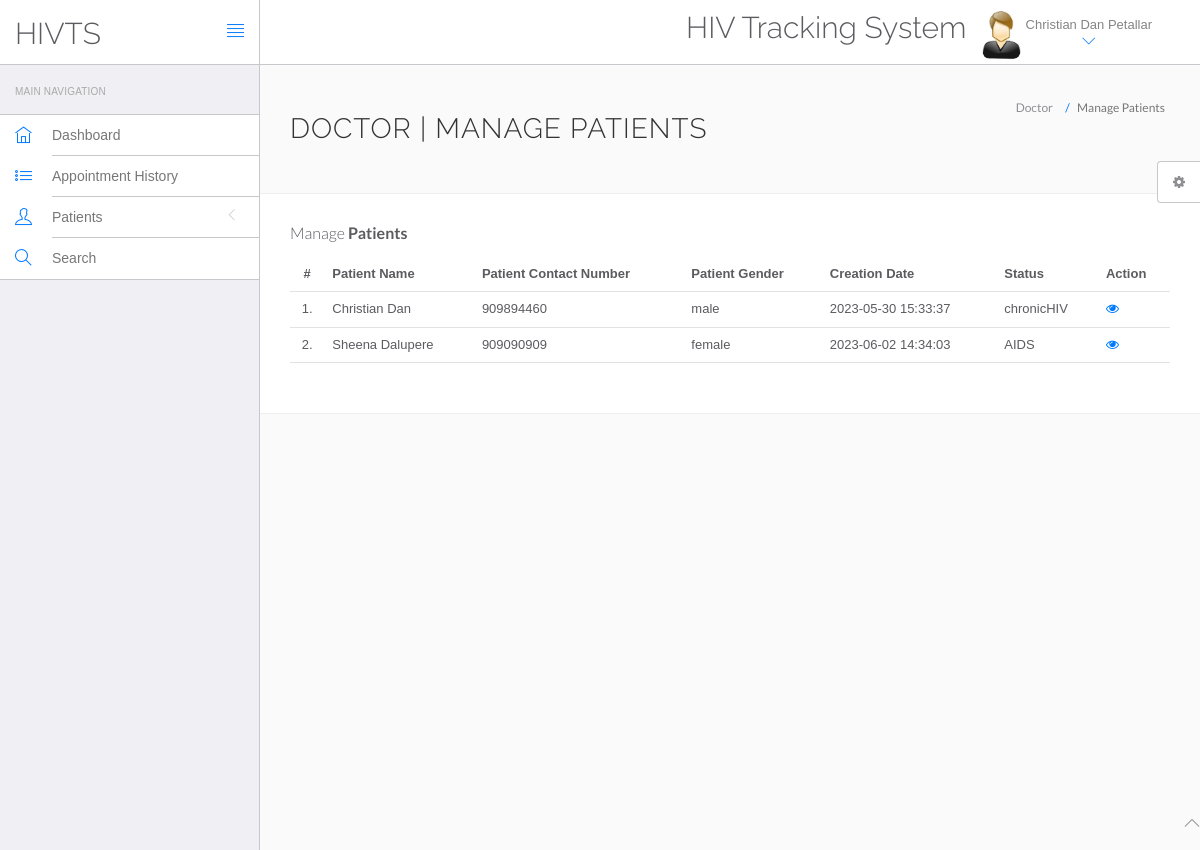
The page /hms/doctor/manage-patient.php (signed in) on the database its author committed.
### tables this page shows
CREATE TABLE `doctors` (
  `id` int(11) NOT NULL,
  `specilization` varchar(255) DEFAULT NULL,
  `doctorName` varchar(255) DEFAULT NULL,
  `address` longtext DEFAULT NULL,
  `contactno` bigint(11) DEFAULT NULL,
  `docEmail` varchar(255) DEFAULT NULL,
  `password` varchar(255) DEFAULT NULL,
  `creationDate` timestamp NULL DEFAULT current_timestamp(),
  `updationDate` timestamp NULL DEFAULT NULL ON UPDATE current_timestamp()
);

CREATE TABLE `tblpatient` (
  `ID` int(10) NOT NULL,
  `Docid` int(10) DEFAULT NULL,
  `PatientName` varchar(200) DEFAULT NULL,
  `PatientContno` bigint(10) DEFAULT NULL,
  `PatientEmail` varchar(200) DEFAULT NULL,
  `PatientGender` varchar(50) DEFAULT NULL,
  `PatientAdd` mediumtext DEFAULT NULL,
  `PatientAge` int(10) DEFAULT NULL,
  `PatientMedhis` mediumtext DEFAULT NULL,
  `CreationDate` timestamp NULL DEFAULT current_timestamp(),
  `UpdationDate` timestamp NULL DEFAULT NULL ON UPDATE current_timestamp(),
  `statusName` varchar(255) DEFAULT NULL
);

### hms/doctor/manage-patient.php (the view, shortened to what this page needs)
<?php
include('include/config.php');
if(strlen($_SESSION['id']==0)) {
 header('location:logout.php');
  } else{
?>
<!DOCTYPE html>
<html lang="en">
	<head>
		<link rel="stylesheet" href="vendor/bootstrap/css/bootstrap.min.css">
		<link rel="stylesheet" href="vendor/fontawesome/css/font-awesome.min.css">
		<link rel="stylesheet" href="vendor/themify-icons/themify-icons.min.css">
		<link href="vendor/animate.css/animate.min.css" rel="stylesheet" media="screen">
		<link href="vendor/perfect-scrollbar/perfect-scrollbar.min.css" rel="stylesheet" media="screen">
		<link href="vendor/switchery/switchery.min.css" rel="stylesheet" media="screen">
		<link href="vendor/bootstrap-touchspin/jquery.bootstrap-touchspin.min.css" rel="stylesheet" media="screen">
		<link href="vendor/select2/select2.min.css" rel="stylesheet" media="screen">
		<link href="vendor/bootstrap-datepicker/bootstrap-datepicker3.standalone.min.css" rel="stylesheet" media="screen">
		<link href="vendor/bootstrap-timepicker/bootstrap-timepicker.min.css" rel="stylesheet" media="screen">
		<link rel="stylesheet" href="assets/css/styles.css">
		<link rel="stylesheet" href="assets/css/plugins.css">
		<link rel="stylesheet" href="assets/css/themes/theme-1.css" id="skin_color" />
	</head>
	<body>
		<div id="app">
<?php include('include/sidebar.php');?>
<div class="app-content">
<?php include('include/header.php');?>
<div class="main-content" >
<div class="wrap-content container" id="container">
<section id="page-title">
<div class="row">
<div class="col-sm-8">
<h1 class="mainTitle">Doctor | Manage Patients</h1>
</div>
<ol class="breadcrumb">
<li>
<span>Doctor</span>
</li>
<li class="active">
<span>Manage Patients</span>
</li>
</ol>
</div>
</section>
<div class="container-fluid container-fullw bg-white">
<div class="row">
<div class="col-md-12">
<h5 class="over-title margin-bottom-15">Manage <span class="text-bold">Patients</span></h5>
<table class="table table-hover" id="sample-table-1">
<thead>
<tr>
<th class="center">#</th>
<th>Patient Name</th>
<th>Patient Contact Number</th>
<th>Patient Gender </th>
<th>Creation Date </th>
<th>Status </th>
<th>Action</th>
</tr>
</thead>
<tbody>
<?php
$sql=mysqli_query($con,"select PatientName,PatientContno,PatientGender,CreationDate,UpdationDate,statusName from tblpatient");
$cnt=1;
while($row=mysqli_fetch_array($sql))
{
?>
<tr>
<td class="center"><?php echo $cnt;?>.</td>
<td class="hidden-xs"><?php echo $row['PatientName'];?></td>
<td><?php echo $row['PatientContno'];?></td>
<td><?php echo $row['PatientGender'];?></td>
<td><?php echo $row['CreationDate'];?></td>
<td><?php echo $row['statusName'];?></td>
<td>
 <a href="view-patient.php?viewid=<?php echo $row['ID'];?>"><i class="fa fa-eye"></i></a>
</td>
</tr>
<?php
$cnt=$cnt+1;
 }?></tbody>
</table>
</div>
</div>
</div>
</div>
</div>
</div>
</div>
	<?php include('include/footer.php');?>
	<?php include('include/setting.php');?>
	</body>
</html>
<?php } ?>

### hms/doctor/include/header.php (shortened to what this page needs)
<header class="navbar navbar-default navbar-static-top">
					<div class="navbar-header">
						<a class="navbar-brand" href="#">
							<h2 style="padding-top:20% ">HIVTS</h2>
						</a>
						<a href="#" class="sidebar-toggler pull-right visible-md visible-lg" data-toggle-class="app-sidebar-closed" data-toggle-target="#app">
							<i class="ti-align-justify"></i>
						</a>
					</div>
					<div class="navbar-collapse collapse">
						<ul class="nav navbar-right">
								<li  style="padding-top:2% ">
								<h2>HIV Tracking System</h2>
							</li>
							<li class="dropdown current-user">
								<a href class="dropdown-toggle" data-toggle="dropdown">
									<img src="assets/images/images.jpg" > <span class="username">
									<?php $query=mysqli_query($con,"select doctorName from doctors where id='".$_SESSION['id']."'");
while($row=mysqli_fetch_array($query))
{
	echo $row['doctorName'];
}
									?> <i class="ti-angle-down"></i></i></span>
								</a>
							</li>
						</ul>
					</div>
				</header>

### hms/doctor/assets/css/themes/theme-1.css (style rules this page uses)
body { background: #FAFAFA; }
header .navbar-header { background: #ffffff !important; border-right-color: #c8c7cc !important; border-bottom-color: #c8c7cc !important; }
header .navbar-header .sidebar-toggler, header .navbar-header .sidebar-mobile-toggler { color: #007aff !important; }
header .navbar-header .navbar-brand { color: #777 !important; }
header .navbar-collapse { background: #ffffff !important; border-bottom-color: #c8c7cc !important; box-shadow: none !important; }
header .navbar-collapse .navbar-right > li > a { color: #777; }
header .navbar-collapse .navbar-right > li > a i { color: #007aff !important; }

### rows shown on the page
doctors: doctorName "Christian Dan Petallar"
tblpatient: PatientName "Christian Dan", PatientContno "909894460", PatientGender "male", CreationDate "2023-05-30 15:33:37", statusName "chronicHIV"
tblpatient: PatientName "Sheena Dalupere", PatientContno "909090909", PatientGender "female", CreationDate "2023-06-02 14:34:03", statusName "AIDS"
